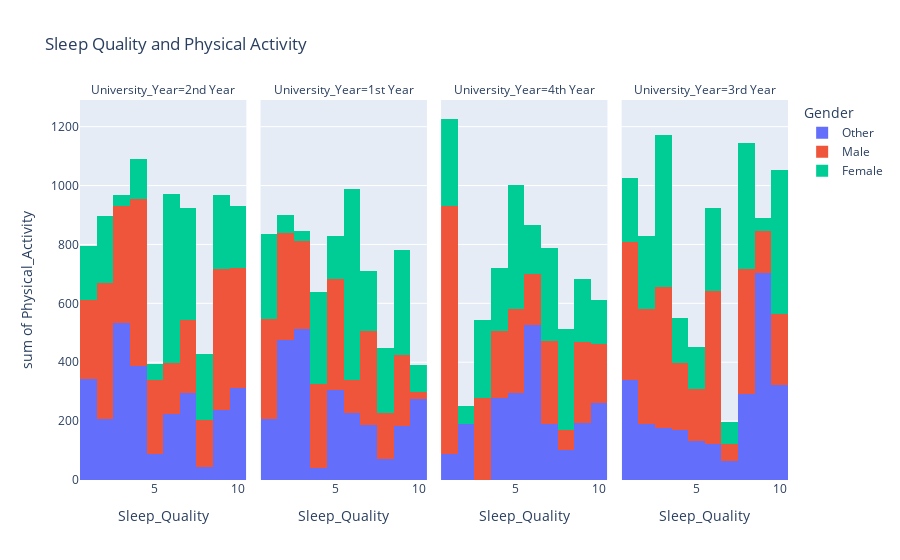

This figure's notebook cell:
### Markdown cell above
<a id="36"></a>
### <div style="text-align:left; border-radius:15px; padding:20px; color:Black; margin:0; font-size:100%; font-family:Arial; background-color:#48cae4; overflow:hidden"><b>⚡ 6. Sleep Quality and Physical Activity </b>
<a href="#table-of-contents" style="font-family: Arial, sans-serif; font-size: 15px; background-color: #7b2cbf; color: #ffffff; padding: 7px 15px; text-decoration: none; border-radius: 15px;">
        [Table of Content 📜⬆️]
</a>
</div>

### Code cell
fig = px.histogram(
    dfc,
    x=dfc['Sleep_Quality'],
    y=dfc['Physical_Activity'],
    color=dfc['Gender'],
    facet_col=dfc['University_Year'],
    title='Sleep Quality and Physical Activity'
    
)

fig.show()

### Figure 1 — Plotly figure (JSON) as saved in the notebook; plotly's stock layout.template omitted (floating-point values rounded to 4 significant figures)
{"data": [{"alignmentgroup": "True", "bingroup": "x", "histfunc": "sum", "hovertemplate": "Gender=Other<br>University_Year=2nd Year<br>Sleep_Quality=%{x}<br>sum of Physical_Activity=%{y}<extra></extra>", "legendgroup": "Other", "marker": {"color": "#636efa", "pattern": {"shape": ""}}, "name": "Other", "offsetgroup": "Other", "orientation": "v", "showlegend": true, "type": "histogram", "x": [10, 8, 7, 7, 9, 4, 4, 9, 3, 4, 10, 6, 5, 1, 3, 7, 10, 6, 1, 3, 7, 1, 1, 10, 6, 4, 4, 4, 3, 6, 1, 1, 10, 2, 9, 3, 2, 3, 1], "xaxis": "x", "y": [37, 44, 12, 101, 80, 24, 80, 95, 99, 4, 27, 16, 89, 9, 103, 64, 113, 95, 108, 111, 120, 42, 99, 113, 42, 87, 119, 74, 98, 70, 4, 20, 22, 113, 62, 68, 94, 53, 60], "yaxis": "y"}, {"alignmentgroup": "True", "bingroup": "x", "histfunc": "sum", "hovertemplate": "Gender=Other<br>University_Year=1st Year<br>Sleep_Quality=%{x}<br>sum of Physical_Activity=%{y}<extra></extra>", "legendgroup": "Other", "marker": {"color": "#636efa", "pattern": {"shape": ""}}, "name": "Other", "offsetgroup": "Other", "orientation": "v", "showlegend": false, "type": "histogram", "x": [9, 8, 2, 6, 4, 2, 7, 1, 3, 5, 6, 7, 10, 3, 3, 9, 2, 3, 10, 1, 5, 8, 2, 3, 5, 2, 5, 3, 10, 7, 2, 3, 8, 6, 3, 9, 2, 6], "xaxis": "x2", "y": [96, 52, 85, 13, 42, 99, 46, 117, 6, 96, 58, 89, 76, 49, 60, 5, 80, 107, 98, 89, 88, 18, 86, 114, 80, 85, 43, 9, 102, 52, 40, 60, 3, 119, 108, 84, 2, 37], "yaxis": "y2"}, {"alignmentgroup": "True", "bingroup": "x", "histfunc": "sum", "hovertemplate": "Gender=Other<br>University_Year=4th Year<br>Sleep_Quality=%{x}<br>sum of Physical_Activity=%{y}<extra></extra>", "legendgroup": "Other", "marker": {"color": "#636efa", "pattern": {"shape": ""}}, "name": "Other", "offsetgroup": "Other", "orientation": "v", "showlegend": false, "type": "histogram", "x": [9, 4, 5, 10, 8, 5, 4, 7, 10, 10, 6, 5, 9, 4, 1, 4, 2, 9, 6, 6, 7, 9, 1, 4, 6, 6, 10, 7, 6, 10, 9, 2], "xaxis": "x3", "y": [55, 53, 99, 36, 103, 93, 95, 27, 83, 56, 27, 104, 26, 5, 61, 93, 107, 15, 110, 87, 103, 47, 26, 33, 119, 92, 50, 59, 92, 36, 52, 83], "yaxis": "y3"}, {"alignmentgroup": "True", "bingroup": "x", "histfunc": "sum", "hovertemplate": "Gender=Other<br>University_Year=3rd Year<br>Sleep_Quality=%{x}<br>sum of Physical_Activity=%{y}<extra></extra>", "legendgroup": "Other", "marker": {"color": "#636efa", "pattern": {"shape": ""}}, "name": "Other", "offsetgroup": "Other", "orientation": "v", "showlegend": false, "type": "histogram", "x": [6, 1, 10, 2, 9, 1, 9, 8, 3, 5, 9, 1, 1, 4, 10, 3, 9, 5, 9, 9, 10, 9, 8, 2, 7, 4, 8, 4, 10, 9, 6, 1, 9, 1, 8, 2, 2, 3, 7], "xaxis": "x4", "y": [8, 6, 17, 27, 69, 98, 56, 83, 41, 58, 115, 31, 74, 25, 106, 46, 61, 76, 94, 100, 101, 12, 38, 36, 31, 112, 66, 34, 98, 81, 115, 104, 114, 27, 105, 59, 69, 91, 35], "yaxis": "y4"}, {"alignmentgroup": "True", "bingroup": "x", "histfunc": "sum", "hovertemplate": "Gender=Male<br>University_Year=2nd Year<br>Sleep_Quality=%{x}<br>sum of Physical_Activity=%{y}<extra></extra>", "legendgroup": "Male", "marker": {"color": "#EF553B", "pattern": {"shape": ""}}, "name": "Male", "offsetgroup": "Male", "orientation": "v", "showlegend": true, "type": "histogram", "x": [4, 9, 2, 3, 1, 3, 8, 4, 2, 7, 2, 5, 5, 2, 7, 9, 4, 1, 10, 2, 1, 9, 10, 8, 1, 9, 4, 2, 8, 10, 6, 10, 2, 6, 3, 9, 5, 7, 10, 1, 7, 3, 9, 3, 2, 1, 5, 7, 9, 9, 3, 4, 4, 4], "xaxis": "x", "y": [108, 27, 43, 110, 59, 64, 33, 116, 32, 42, 110, 71, 70, 52, 48, 4, 53, 32, 37, 37, 73, 45, 106, 69, 40, 67, 55, 3, 58, 118, 73, 35, 71, 100, 53, 88, 92, 19, 113, 57, 25, 108, 86, 3, 115, 7, 18, 111, 48, 115, 61, 85, 110, 40], "yaxis": "y"}, {"alignmentgroup": "True", "bingroup": "x", "histfunc": "sum", "hovertemplate": "Gender=Male<br>University_Year=1st Year<br>Sleep_Quality=%{x}<br>sum of Physical_Activity=%{y}<extra></extra>", "legendgroup": "Male", "marker": {"color": "#EF553B", "pattern": {"shape": ""}}, "name": "Male", "offsetgroup": "Male", "orientation": "v", "showlegend": false, "type": "histogram", "x": [2, 4, 6, 3, 7, 5, 2, 4, 9, 2, 9, 1, 7, 9, 1, 4, 10, 6, 4, 1, 2, 3, 9, 9, 2, 7, 8, 6, 5, 2, 7, 5, 1, 3, 3, 5, 7, 6, 1, 10, 8, 7, 1, 7], "xaxis": "x2", "y": [74, 117, 9, 91, 24, 85, 97, 76, 74, 104, 24, 44, 82, 71, 85, 81, 2, 43, 10, 10, 17, 33, 7, 64, 58, 41, 84, 21, 107, 12, 44, 118, 112, 92, 83, 64, 40, 40, 67, 20, 70, 66, 23, 22], "yaxis": "y2"}, {"alignmentgroup": "True", "bingroup": "x", "histfunc": "sum", "hovertemplate": "Gender=Male<br>University_Year=4th Year<br>Sleep_Quality=%{x}<br>sum of Physical_Activity=%{y}<extra></extra>", "legendgroup": "Male", "marker": {"color": "#EF553B", "pattern": {"shape": ""}}, "name": "Male", "offsetgroup": "Male", "orientation": "v", "showlegend": false, "type": "histogram", "x": [5, 3, 1, 4, 5, 1, 4, 1, 8, 3, 3, 7, 1, 3, 6, 8, 9, 10, 6, 1, 6, 4, 10, 9, 1, 10, 1, 5, 1, 9, 7, 3, 1, 7, 5, 1, 7, 1, 1, 9], "xaxis": "x3", "y": [53, 85, 103, 53, 20, 53, 101, 27, 52, 5, 6, 76, 119, 104, 8, 14, 107, 94, 113, 83, 51, 74, 92, 49, 117, 16, 95, 93, 41, 83, 0, 77, 111, 109, 120, 67, 98, 0, 26, 33], "yaxis": "y3"}, {"alignmentgroup": "True", "bingroup": "x", "histfunc": "sum", "hovertemplate": "Gender=Male<br>University_Year=3rd Year<br>Sleep_Quality=%{x}<br>sum of Physical_Activity=%{y}<extra></extra>", "legendgroup": "Male", "marker": {"color": "#EF553B", "pattern": {"shape": ""}}, "name": "Male", "offsetgroup": "Male", "orientation": "v", "showlegend": false, "type": "histogram", "x": [8, 7, 1, 3, 8, 3, 2, 8, 1, 8, 6, 10, 2, 4, 2, 6, 9, 5, 8, 6, 3, 6, 10, 2, 10, 8, 6, 3, 1, 5, 4, 8, 1, 6, 7, 2, 10, 4, 10, 3, 6, 9, 10, 1, 5, 3, 10, 1], "xaxis": "x4", "y": [46, 52, 115, 89, 79, 116, 99, 72, 86, 3, 43, 31, 105, 51, 30, 112, 104, 14, 45, 68, 94, 7, 27, 47, 5, 65, 105, 65, 90, 120, 99, 114, 77, 67, 4, 108, 10, 75, 18, 46, 118, 39, 83, 14, 40, 67, 68, 86], "yaxis": "y4"}, {"alignmentgroup": "True", "bingroup": "x", "histfunc": "sum", "hovertemplate": "Gender=Female<br>University_Year=2nd Year<br>Sleep_Quality=%{x}<br>sum of Physical_Activity=%{y}<extra></extra>", "legendgroup": "Female", "marker": {"color": "#00cc96", "pattern": {"shape": ""}}, "name": "Female", "offsetgroup": "Female", "orientation": "v", "showlegend": true, "type": "histogram", "x": [6, 5, 9, 1, 5, 1, 7, 10, 6, 3, 8, 4, 1, 2, 9, 4, 7, 8, 2, 6, 6, 10, 5, 7, 6, 7, 2, 6, 10, 9, 7, 6, 7, 9, 9, 1, 8, 2], "xaxis": "x", "y": [99, 33, 9, 1, 2, 16, 11, 28, 104, 36, 54, 50, 103, 66, 28, 86, 89, 55, 67, 74, 46, 97, 20, 77, 32, 58, 81, 106, 83, 100, 89, 115, 58, 92, 23, 66, 114, 12], "yaxis": "y"}, {"alignmentgroup": "True", "bingroup": "x", "histfunc": "sum", "hovertemplate": "Gender=Female<br>University_Year=1st Year<br>Sleep_Quality=%{x}<br>sum of Physical_Activity=%{y}<extra></extra>", "legendgroup": "Female", "marker": {"color": "#00cc96", "pattern": {"shape": ""}}, "name": "Female", "offsetgroup": "Female", "orientation": "v", "showlegend": false, "type": "histogram", "x": [7, 6, 10, 6, 6, 1, 9, 9, 1, 1, 3, 2, 9, 6, 6, 5, 7, 1, 3, 4, 2, 4, 7, 4, 6, 5, 9, 6, 9, 5, 5, 1, 8, 10, 6, 6, 9, 8, 9, 4, 4, 6, 10], "xaxis": "x2", "y": [86, 108, 2, 106, 73, 45, 23, 99, 101, 53, 23, 15, 75, 88, 28, 97, 3, 21, 10, 53, 45, 28, 116, 92, 27, 26, 44, 90, 19, 9, 16, 68, 102, 45, 23, 56, 56, 120, 39, 102, 37, 50, 46], "yaxis": "y2"}, {"alignmentgroup": "True", "bingroup": "x", "histfunc": "sum", "hovertemplate": "Gender=Female<br>University_Year=4th Year<br>Sleep_Quality=%{x}<br>sum of Physical_Activity=%{y}<extra></extra>", "legendgroup": "Female", "marker": {"color": "#00cc96", "pattern": {"shape": ""}}, "name": "Female", "offsetgroup": "Female", "orientation": "v", "showlegend": false, "type": "histogram", "x": [8, 1, 9, 1, 4, 6, 5, 1, 9, 10, 9, 3, 4, 1, 8, 5, 4, 3, 8, 1, 7, 2, 4, 6, 7, 5, 10, 5, 8, 2, 5, 3, 7, 8, 8, 3, 5, 5, 6, 3], "xaxis": "x3", "y": [7, 107, 64, 12, 34, 57, 7, 78, 49, 58, 101, 25, 12, 93, 63, 61, 75, 97, 79, 7, 93, 42, 91, 54, 116, 93, 90, 17, 64, 21, 97, 55, 108, 25, 105, 14, 110, 35, 56, 75], "yaxis": "y3"}, {"alignmentgroup": "True", "bingroup": "x", "histfunc": "sum", "hovertemplate": "Gender=Female<br>University_Year=3rd Year<br>Sleep_Quality=%{x}<br>sum of Physical_Activity=%{y}<extra></extra>", "legendgroup": "Female", "marker": {"color": "#00cc96", "pattern": {"shape": ""}}, "name": "Female", "offsetgroup": "Female", "orientation": "v", "showlegend": false, "type": "histogram", "x": [5, 7, 10, 6, 3, 4, 10, 1, 1, 10, 6, 5, 8, 7, 9, 3, 8, 2, 8, 6, 3, 4, 2, 4, 3, 7, 6, 8, 2, 1, 10, 3, 10, 10, 1, 2, 3, 10, 1, 10, 3, 3, 8, 6, 8], "xaxis": "x4", "y": [87, 35, 43, 20, 48, 24, 118, 26, 46, 6, 57, 56, 11, 15, 44, 103, 118, 95, 110, 87, 59, 56, 119, 74, 54, 25, 107, 85, 8, 92, 66, 8, 0, 70, 16, 25, 108, 90, 39, 97, 86, 52, 100, 9, 6], "yaxis": "y4"}], "layout": {"annotations": [{"font": {}, "showarrow": false, "text": "University_Year=2nd Year", "x": 0.1175, "xanchor": "center", "xref": "paper", "y": 1, "yanchor": "bottom", "yref": "paper"}, {"font": {}, "showarrow": false, "text": "University_Year=1st Year", "x": 0.3725, "xanchor": "center", "xref": "paper", "y": 1, "yanchor": "bottom", "yref": "paper"}, {"font": {}, "showarrow": false, "text": "University_Year=4th Year", "x": 0.6275, "xanchor": "center", "xref": "paper", "y": 1, "yanchor": "bottom", "yref": "paper"}, {"font": {}, "showarrow": false, "text": "University_Year=3rd Year", "x": 0.8825, "xanchor": "center", "xref": "paper", "y": 1, "yanchor": "bottom", "yref": "paper"}], "barmode": "relative", "legend": {"title": {"text": "Gender"}, "tracegroupgap": 0}, "title": {"text": "Sleep Quality and Physical Activity"}, "xaxis": {"anchor": "y", "domain": [0, 0.235], "title": {"text": "Sleep_Quality"}}, "xaxis2": {"anchor": "y2", "domain": [0.255, 0.49], "matches": "x", "title": {"text": "Sleep_Quality"}}, "xaxis3": {"anchor": "y3", "domain": [0.51, 0.745], "matches": "x", "title": {"text": "Sleep_Quality"}}, "xaxis4": {"anchor": "y4", "domain": [0.765, 1.0], "matches": "x", "title": {"text": "Sleep_Quality"}}, "yaxis": {"anchor": "x", "domain": [0, 1], "title": {"text": "sum of Physical_Activity"}}, "yaxis2": {"anchor": "x2", "domain": [0, 1], "matches": "y", "showticklabels": false}, "yaxis3": {"anchor": "x3", "domain": [0, 1], "matches": "y", "showticklabels": false}, "yaxis4": {"anchor": "x4", "domain": [0, 1], "matches": "y", "showticklabels": false}}}
